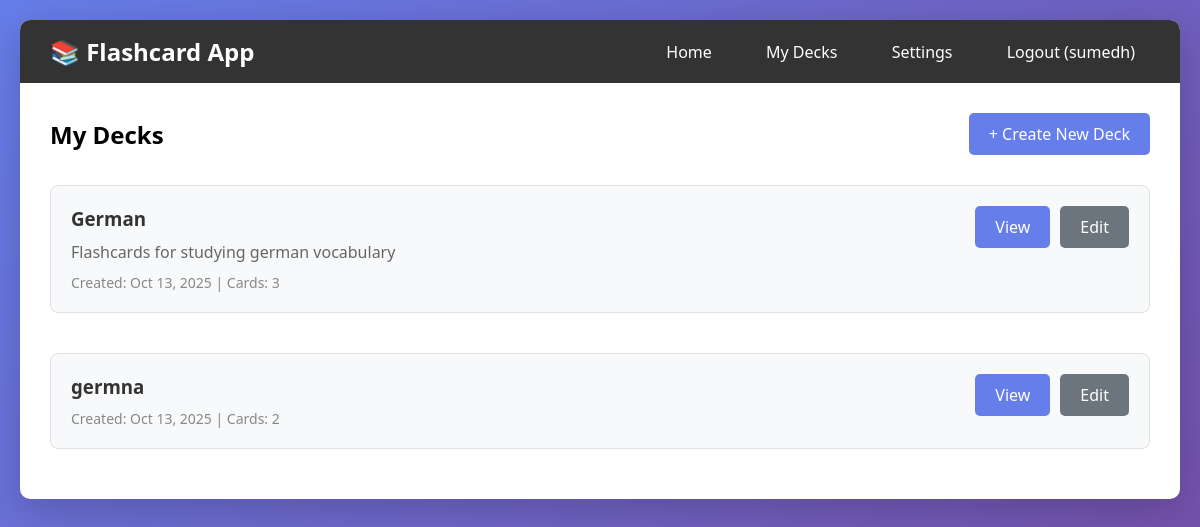
Page /decks/ (signed in) on the committed database.
### flashcards/models.py (models this page shows, shortened)
class Deck(models.Model):
    user = models.ForeignKey(User, on_delete=models.CASCADE, related_name='decks')
    name = models.CharField(max_length=200)
    description = models.TextField(blank=True)
    created_at = models.DateTimeField(auto_now_add=True)
    updated_at = models.DateTimeField(auto_now=True)
    class Meta:
        ordering = ['-created_at']

### flashcards/views.py (the view)
# urls.py: path('decks/', views.deck_list_view, name='deck_list'),
@login_required
def deck_list_view(request):
    decks = Deck.objects.filter(user=request.user).annotate(card_count=Count('cards'))
    return render(request, 'deck_list.html', {'decks': decks})

### flashcards/templates/deck_list.html (shortened to what this page needs)
{% extends 'base.html' %}
{% block content %}
<div style="display: flex; justify-content: space-between; align-items: center; margin-bottom: 30px;">
    <h2>My Decks</h2>
    <a href="{% url 'deck_create' %}" class="btn">+ Create New Deck</a>
</div>
{% if decks %}
<div style="display: grid; gap: 20px;">
    {% for deck in decks %}
    <div class="card">
        <div style="display: flex; justify-content: space-between; align-items: start;">
            <div style="flex: 1;">
                <h3>{{ deck.name }}</h3>
                <p style="color: #666; margin: 10px 0;">{{ deck.description }}</p>
                <p style="color: #888; font-size: 14px;">
                    Created: {{ deck.created_at|date:"M d, Y" }} |
                    Cards: {{ deck.card_count }}
                </p>
            </div>
            <div style="display: flex; gap: 10px;">
                <a href="{% url 'deck_detail' deck.id %}" class="btn">View</a>
                <a href="{% url 'deck_edit' deck.id %}" class="btn btn-secondary">Edit</a>
            </div>
        </div>
    </div>
    {% endfor %}
</div>
{% else %}
<p style="text-align: center; color: #888; padding: 40px;">No decks yet. Create your first deck!</p>
{% endif %}
{% endblock %}

### flashcards/templates/base.html (shortened to what this page needs)
<!DOCTYPE html>
<html lang="en">
<head>
</head>
<body>
    <div class="container">
        {% if user.is_authenticated %}
        <div class="navbar">
            <h1>📚 Flashcard App</h1>
            <nav>
                <a href="{% url 'home' %}">Home</a>
                <a href="{% url 'deck_list' %}">My Decks</a>
                <a href="{% url 'settings' %}">Settings</a>
                <a href="{% url 'logout' %}">Logout ({{ user.username }})</a>
            </nav>
        </div>
        {% endif %}
        <div class="content">
            {% block content %}
            {% endblock %}
        </div>
    </div>
</body>
</html>

### flashcards/templates/base.html (style rules this page uses)
* { margin: 0; padding: 0; box-sizing: border-box; }
body { font-family: 'Segoe UI', Tahoma, Geneva, Verdana, sans-serif; background: linear-gradient(135deg, #667eea 0%, #764ba2 100%); min-height: 100vh; padding: 20px; }
.container { max-width: 1200px; margin: 0 auto; background: white; border-radius: 10px; box-shadow: 0 10px 40px rgba(0,0,0,0.2); overflow: hidden; }
.navbar { background: #333; color: white; padding: 15px 30px; display: flex; justify-content: space-between; align-items: center; }
.navbar h1 { font-size: 24px; }
.navbar nav a { color: white; text-decoration: none; margin-left: 20px; padding: 8px 15px; border-radius: 5px; transition: background 0.3s; }
.content { padding: 30px; }
.btn { display: inline-block; padding: 10px 20px; background: #667eea; color: white; text-decoration: none; border-radius: 5px; border: none; cursor: pointer; font-size: 16px; transition: background 0.3s; }
.btn-secondary { background: #6c757d; }
.card { background: #f8f9fa; padding: 20px; border-radius: 8px; margin-bottom: 20px; border: 1px solid #e0e0e0; }
.card h3 { margin-bottom: 10px; color: #333; }

### rows in the picture
Deck: name "German", description "Flashcards for studying german vocabulary", created_at "Oct 13, 2025", card_count "3"
Deck: name "germna", created_at "Oct 13, 2025", card_count "2"

### other values in the picture
{{ user.username }} "sumedh"
